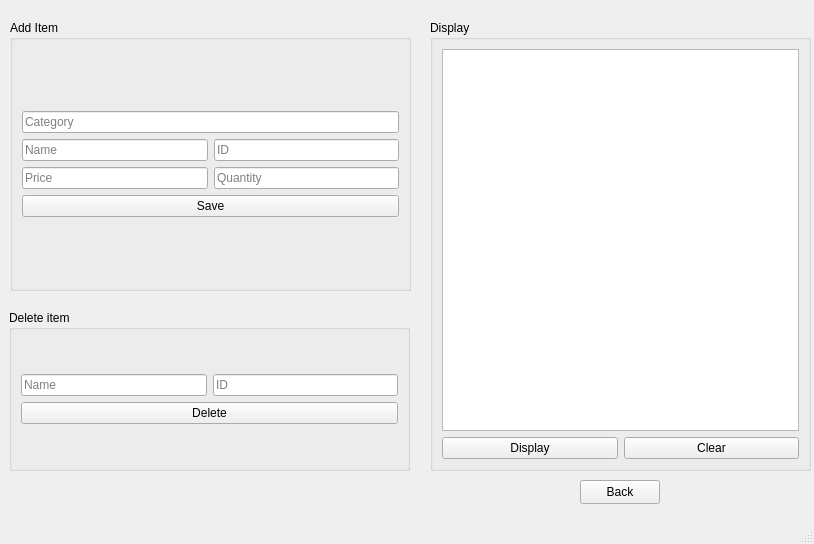
<?xml version="1.0" encoding="UTF-8"?>
<ui version="4.0">
 <class>MainWindow</class>
 <widget class="QMainWindow" name="MainWindow">
  <property name="geometry">
   <rect>
    <x>0</x>
    <y>0</y>
    <width>814</width>
    <height>544</height>
   </rect>
  </property>
  <property name="sizePolicy">
   <sizepolicy hsizetype="Fixed" vsizetype="Fixed">
    <horstretch>0</horstretch>
    <verstretch>0</verstretch>
   </sizepolicy>
  </property>
  <property name="maximumSize">
   <size>
    <width>1600000</width>
    <height>1600000</height>
   </size>
  </property>
  <property name="windowTitle">
   <string>MainWindow</string>
  </property>
  <widget class="QWidget" name="centralwidget">
   <property name="sizePolicy">
    <sizepolicy hsizetype="MinimumExpanding" vsizetype="MinimumExpanding">
     <horstretch>0</horstretch>
     <verstretch>0</verstretch>
    </sizepolicy>
   </property>
   <widget class="QStackedWidget" name="stackedWidget">
    <property name="geometry">
     <rect>
      <x>10</x>
      <y>10</y>
      <width>801</width>
      <height>521</height>
     </rect>
    </property>
    <property name="currentIndex">
     <number>1</number>
    </property>
    <widget class="QWidget" name="Login">
     <property name="sizePolicy">
      <sizepolicy hsizetype="Fixed" vsizetype="Preferred">
       <horstretch>0</horstretch>
       <verstretch>0</verstretch>
      </sizepolicy>
     </property>
     <layout class="QGridLayout" name="gridLayout_3">
      <item row="0" column="0">
       <widget class="QGroupBox" name="groupBox">
        <property name="enabled">
         <bool>true</bool>
        </property>
        <property name="title">
         <string>Login</string>
        </property>
        <layout class="QGridLayout" name="gridLayout_4">
         <item row="0" column="0">
          <widget class="QLabel" name="label">
           <property name="text">
            <string/>
           </property>
           <property name="pixmap">
            <pixmap resource="MyResources.qrc">:/Downloads/supermarket-groceries-in-the-basket.png</pixmap>
           </property>
           <property name="scaledContents">
            <bool>true</bool>
           </property>
          </widget>
         </item>
         <item row="1" column="0">
          <widget class="QSplitter" name="splitter_2">
           <property name="orientation">
            <enum>Qt::Vertical</enum>
           </property>
           <widget class="QWidget" name="layoutWidget">
            <layout class="QHBoxLayout" name="horizontalLayout">
             <item>
              <widget class="QLineEdit" name="LE_username">
               <property name="placeholderText">
                <string>User Name</string>
               </property>
              </widget>
             </item>
             <item>
              <widget class="QLineEdit" name="LE_password">
               <property name="placeholderText">
                <string>Password</string>
               </property>
              </widget>
             </item>
            </layout>
           </widget>
           <widget class="QSplitter" name="splitter">
            <property name="orientation">
             <enum>Qt::Horizontal</enum>
            </property>
            <widget class="QPushButton" name="pb_login">
             <property name="text">
              <string>Login</string>
             </property>
            </widget>
            <widget class="QPushButton" name="pb_signup">
             <property name="text">
              <string>Sign up</string>
             </property>
            </widget>
           </widget>
          </widget>
         </item>
        </layout>
       </widget>
      </item>
     </layout>
    </widget>
    <widget class="QWidget" name="Admin">
     <widget class="QGroupBox" name="groupBox_4">
      <property name="geometry">
       <rect>
        <x>0</x>
        <y>10</y>
        <width>401</width>
        <height>271</height>
       </rect>
      </property>
      <property name="title">
       <string>Add Item</string>
      </property>
      <layout class="QGridLayout" name="gridLayout_8">
       <item row="0" column="0">
        <layout class="QVBoxLayout" name="verticalLayout_3">
         <item>
          <widget class="QLineEdit" name="LE_cat">
           <property name="placeholderText">
            <string>Category</string>
           </property>
          </widget>
         </item>
         <item>
          <layout class="QHBoxLayout" name="horizontalLayout_4">
           <item>
            <widget class="QLineEdit" name="LE_name">
             <property name="placeholderText">
              <string>Name</string>
             </property>
            </widget>
           </item>
           <item>
            <widget class="QLineEdit" name="LE_id">
             <property name="placeholderText">
              <string>ID</string>
             </property>
            </widget>
           </item>
          </layout>
         </item>
         <item>
          <layout class="QHBoxLayout" name="horizontalLayout_5">
           <item>
            <widget class="QLineEdit" name="LE_price">
             <property name="placeholderText">
              <string>Price</string>
             </property>
            </widget>
           </item>
           <item>
            <widget class="QLineEdit" name="LE_quantity">
             <property name="placeholderText">
              <string>Quantity</string>
             </property>
            </widget>
           </item>
          </layout>
         </item>
         <item>
          <widget class="QPushButton" name="pb_save_item">
           <property name="text">
            <string>Save</string>
           </property>
          </widget>
         </item>
        </layout>
       </item>
      </layout>
     </widget>
     <widget class="QGroupBox" name="groupBox_5">
      <property name="geometry">
       <rect>
        <x>-1</x>
        <y>300</y>
        <width>401</width>
        <height>161</height>
       </rect>
      </property>
      <property name="title">
       <string>Delete item</string>
      </property>
      <layout class="QGridLayout" name="gridLayout_9">
       <item row="0" column="0">
        <layout class="QVBoxLayout" name="verticalLayout_4">
         <item>
          <layout class="QHBoxLayout" name="horizontalLayout_6">
           <item>
            <widget class="QLineEdit" name="LE_nameD">
             <property name="placeholderText">
              <string>Name</string>
             </property>
            </widget>
           </item>
           <item>
            <widget class="QLineEdit" name="LE_idD">
             <property name="placeholderText">
              <string>ID</string>
             </property>
            </widget>
           </item>
          </layout>
         </item>
         <item>
          <widget class="QPushButton" name="pb_delete">
           <property name="text">
            <string>Delete</string>
           </property>
          </widget>
         </item>
        </layout>
       </item>
      </layout>
     </widget>
     <widget class="QGroupBox" name="groupBox_6">
      <property name="geometry">
       <rect>
        <x>420</x>
        <y>10</y>
        <width>381</width>
        <height>451</height>
       </rect>
      </property>
      <property name="title">
       <string>Display</string>
      </property>
      <layout class="QGridLayout" name="gridLayout_10">
       <item row="0" column="0">
        <layout class="QVBoxLayout" name="verticalLayout_5">
         <item>
          <widget class="QTableWidget" name="table_admin"/>
         </item>
         <item>
          <layout class="QHBoxLayout" name="horizontalLayout_7">
           <item>
            <widget class="QPushButton" name="pb_display">
             <property name="text">
              <string>Display</string>
             </property>
            </widget>
           </item>
           <item>
            <widget class="QPushButton" name="pb_clear">
             <property name="text">
              <string>Clear</string>
             </property>
            </widget>
           </item>
          </layout>
         </item>
        </layout>
       </item>
      </layout>
     </widget>
     <widget class="QPushButton" name="pb_back_3">
      <property name="geometry">
       <rect>
        <x>570</x>
        <y>470</y>
        <width>80</width>
        <height>24</height>
       </rect>
      </property>
      <property name="text">
       <string>Back</string>
      </property>
     </widget>
    </widget>
    <widget class="QWidget" name="User">
     <layout class="QGridLayout" name="gridLayout">
      <item row="0" column="0">
       <widget class="QSplitter" name="splitter_3">
        <property name="orientation">
         <enum>Qt::Vertical</enum>
        </property>
        <widget class="QTabWidget" name="tabWidge">
         <property name="enabled">
          <bool>true</bool>
         </property>
         <property name="tabPosition">
          <enum>QTabWidget::West</enum>
         </property>
         <property name="currentIndex">
          <number>0</number>
         </property>
         <widget class="QWidget" name="tab">
          <attribute name="title">
           <string>Fruits</string>
          </attribute>
          <widget class="QSplitter" name="splitter_4">
           <property name="geometry">
            <rect>
             <x>10</x>
             <y>0</y>
             <width>741</width>
             <height>441</height>
            </rect>
           </property>
           <property name="orientation">
            <enum>Qt::Horizontal</enum>
           </property>
           <widget class="QGroupBox" name="groupBox_2">
            <property name="title">
             <string>Products</string>
            </property>
            <layout class="QGridLayout" name="gridLayout_2">
             <item row="0" column="0">
              <widget class="QTableWidget" name="table_fruits"/>
             </item>
            </layout>
           </widget>
           <widget class="QGroupBox" name="groupBox_10">
            <property name="title">
             <string>Cart</string>
            </property>
            <layout class="QGridLayout" name="gridLayout_5">
             <item row="0" column="0">
              <widget class="QTableWidget" name="tableCart1"/>
             </item>
            </layout>
           </widget>
          </widget>
         </widget>
         <widget class="QWidget" name="tab_2">
          <attribute name="title">
           <string>Vegitables</string>
          </attribute>
          <widget class="QSplitter" name="splitter_6">
           <property name="geometry">
            <rect>
             <x>10</x>
             <y>0</y>
             <width>741</width>
             <height>441</height>
            </rect>
           </property>
           <property name="orientation">
            <enum>Qt::Horizontal</enum>
           </property>
           <widget class="QGroupBox" name="groupBox_14">
            <property name="title">
             <string>Products</string>
            </property>
            <layout class="QGridLayout" name="gridLayout_16">
             <item row="0" column="0">
              <widget class="QTableWidget" name="table_Vegi"/>
             </item>
            </layout>
           </widget>
           <widget class="QGroupBox" name="groupBox_15">
            <property name="title">
             <string>Cart</string>
            </property>
            <layout class="QGridLayout" name="gridLayout_17">
             <item row="0" column="0">
              <widget class="QTableWidget" name="table_Cart2"/>
             </item>
            </layout>
           </widget>
          </widget>
         </widget>
         <widget class="QWidget" name="tab_5">
          <attribute name="title">
           <string>Canned Foods</string>
          </attribute>
          <widget class="QSplitter" name="splitter_7">
           <property name="geometry">
            <rect>
             <x>10</x>
             <y>0</y>
             <width>741</width>
             <height>441</height>
            </rect>
           </property>
           <property name="orientation">
            <enum>Qt::Horizontal</enum>
           </property>
           <widget class="QGroupBox" name="groupBox_16">
            <property name="title">
             <string>Products</string>
            </property>
            <layout class="QGridLayout" name="gridLayout_18">
             <item row="0" column="0">
              <widget class="QTableWidget" name="table_Canned"/>
             </item>
            </layout>
           </widget>
           <widget class="QGroupBox" name="groupBox_17">
            <property name="title">
             <string>Cart</string>
            </property>
            <layout class="QGridLayout" name="gridLayout_19">
             <item row="0" column="0">
              <widget class="QTableWidget" name="table_Cart3"/>
             </item>
            </layout>
           </widget>
          </widget>
         </widget>
         <widget class="QWidget" name="tab_6">
          <attribute name="title">
           <string>Daity</string>
          </attribute>
          <widget class="QSplitter" name="splitter_8">
           <property name="geometry">
            <rect>
             <x>10</x>
             <y>0</y>
             <width>741</width>
             <height>441</height>
            </rect>
           </property>
           <property name="orientation">
            <enum>Qt::Horizontal</enum>
           </property>
           <widget class="QGroupBox" name="groupBox_18">
            <property name="title">
             <string>Products</string>
            </property>
            <layout class="QGridLayout" name="gridLayout_20">
             <item row="0" column="0">
              <widget class="QTableWidget" name="table_Dairy"/>
             </item>
            </layout>
           </widget>
           <widget class="QGroupBox" name="groupBox_19">
            <property name="title">
             <string>Cart</string>
            </property>
            <layout class="QGridLayout" name="gridLayout_21">
             <item row="0" column="0">
              <widget class="QTableWidget" name="table_Cart4"/>
             </item>
            </layout>
           </widget>
          </widget>
         </widget>
         <widget class="QWidget" name="tab_7">
          <attribute name="title">
           <string>Cold Cuts</string>
          </attribute>
          <widget class="QSplitter" name="splitter_9">
           <property name="geometry">
            <rect>
             <x>10</x>
             <y>0</y>
             <width>741</width>
             <height>441</height>
            </rect>
           </property>
           <property name="orientation">
            <enum>Qt::Horizontal</enum>
           </property>
           <widget class="QGroupBox" name="groupBox_20">
            <property name="title">
             <string>Products</string>
            </property>
            <layout class="QGridLayout" name="gridLayout_22">
             <item row="0" column="0">
              <widget class="QTableWidget" name="table_Cold"/>
             </item>
            </layout>
           </widget>
           <widget class="QGroupBox" name="groupBox_21">
            <property name="title">
             <string>Cart</string>
            </property>
            <layout class="QGridLayout" name="gridLayout_23">
             <item row="0" column="0">
              <widget class="QTableWidget" name="table_Cart5"/>
             </item>
            </layout>
           </widget>
          </widget>
         </widget>
         <widget class="QWidget" name="tab_8">
          <attribute name="title">
           <string>Clothes</string>
          </attribute>
          <widget class="QSplitter" name="splitter_10">
           <property name="geometry">
            <rect>
             <x>10</x>
             <y>0</y>
             <width>741</width>
             <height>441</height>
            </rect>
           </property>
           <property name="orientation">
            <enum>Qt::Horizontal</enum>
           </property>
           <widget class="QGroupBox" name="groupBox_22">
            <property name="title">
             <string>Products</string>
            </property>
            <layout class="QGridLayout" name="gridLayout_24">
             <item row="0" column="0">
              <widget class="QTableWidget" name="table_Clothes"/>
             </item>
            </layout>
           </widget>
           <widget class="QGroupBox" name="groupBox_23">
            <property name="title">
             <string>Cart</string>
            </property>
            <layout class="QGridLayout" name="gridLayout_25">
             <item row="0" column="0">
              <widget class="QTableWidget" name="table_Cart6"/>
             </item>
            </layout>
           </widget>
          </widget>
         </widget>
         <widget class="QWidget" name="tab_9">
          <attribute name="title">
           <string>Snakes</string>
          </attribute>
          <widget class="QSplitter" name="splitter_11">
           <property name="geometry">
            <rect>
             <x>10</x>
             <y>0</y>
             <width>741</width>
             <height>441</height>
            </rect>
           </property>
           <property name="orientation">
            <enum>Qt::Horizontal</enum>
           </property>
           <widget class="QGroupBox" name="groupBox_24">
            <property name="title">
             <string>Products</string>
            </property>
            <layout class="QGridLayout" name="gridLayout_26">
             <item row="0" column="0">
              <widget class="QTableWidget" name="table_Snacks"/>
             </item>
            </layout>
           </widget>
           <widget class="QGroupBox" name="groupBox_25">
            <property name="title">
             <string>Cart</string>
            </property>
            <layout class="QGridLayout" name="gridLayout_27">
             <item row="0" column="0">
              <widget class="QTableWidget" name="table_Cart7"/>
             </item>
            </layout>
           </widget>
          </widget>
         </widget>
         <widget class="QWidget" name="tab_10">
          <attribute name="title">
           <string>Cleaning</string>
          </attribute>
          <widget class="QSplitter" name="splitter_5">
           <property name="geometry">
            <rect>
             <x>10</x>
             <y>0</y>
             <width>741</width>
             <height>441</height>
            </rect>
           </property>
           <property name="orientation">
            <enum>Qt::Horizontal</enum>
           </property>
           <widget class="QSplitter" name="splitter_12">
            <property name="orientation">
             <enum>Qt::Horizontal</enum>
            </property>
            <widget class="QGroupBox" name="groupBox_26">
             <property name="title">
              <string>Products</string>
             </property>
             <layout class="QGridLayout" name="gridLayout_28">
              <item row="0" column="0">
               <widget class="QTableWidget" name="table_Cleaning"/>
              </item>
             </layout>
            </widget>
            <widget class="QGroupBox" name="groupBox_27">
             <property name="title">
              <string>Cart</string>
             </property>
             <layout class="QGridLayout" name="gridLayout_29">
              <item row="0" column="0">
               <widget class="QTableWidget" name="table_Cart8"/>
              </item>
             </layout>
            </widget>
           </widget>
          </widget>
         </widget>
        </widget>
        <widget class="QWidget" name="layoutWidget">
         <layout class="QHBoxLayout" name="horizontalLayout_2">
          <item>
           <widget class="QPushButton" name="pb_back">
            <property name="text">
             <string>Back</string>
            </property>
           </widget>
          </item>
          <item>
           <widget class="QPushButton" name="pb_checkout">
            <property name="text">
             <string>Checkout</string>
            </property>
           </widget>
          </item>
         </layout>
        </widget>
       </widget>
      </item>
     </layout>
    </widget>
    <widget class="QWidget" name="Checkout">
     <widget class="QGroupBox" name="groupBox_11">
      <property name="geometry">
       <rect>
        <x>410</x>
        <y>10</y>
        <width>368</width>
        <height>441</height>
       </rect>
      </property>
      <property name="title">
       <string>Cart</string>
      </property>
      <layout class="QGridLayout" name="gridLayout_6">
       <item row="0" column="0">
        <widget class="QTableWidget" name="table_Cart9"/>
       </item>
      </layout>
     </widget>
     <widget class="QGroupBox" name="groupBox_3">
      <property name="geometry">
       <rect>
        <x>20</x>
        <y>10</y>
        <width>371</width>
        <height>281</height>
       </rect>
      </property>
      <property name="title">
       <string>Address</string>
      </property>
      <layout class="QGridLayout" name="gridLayout_7">
       <item row="0" column="0">
        <layout class="QVBoxLayout" name="verticalLayout_2">
         <item>
          <layout class="QVBoxLayout" name="verticalLayout">
           <item>
            <widget class="QLineEdit" name="LE_email">
             <property name="placeholderText">
              <string>Email</string>
             </property>
            </widget>
           </item>
           <item>
            <widget class="QLineEdit" name="LE_number">
             <property name="placeholderText">
              <string>Phone Number</string>
             </property>
            </widget>
           </item>
           <item>
            <widget class="QLineEdit" name="LE_city">
             <property name="placeholderText">
              <string>City</string>
             </property>
            </widget>
           </item>
           <item>
            <widget class="QLineEdit" name="LE_gov">
             <property name="placeholderText">
              <string>Governorate</string>
             </property>
            </widget>
           </item>
           <item>
            <widget class="QLineEdit" name="LE_dis">
             <property name="placeholderText">
              <string>District</string>
             </property>
            </widget>
           </item>
           <item>
            <widget class="QLineEdit" name="LE_building">
             <property name="placeholderText">
              <string>Building no.</string>
             </property>
            </widget>
           </item>
           <item>
            <widget class="QLineEdit" name="LE_apt">
             <property name="placeholderText">
              <string>Apt. number</string>
             </property>
            </widget>
           </item>
          </layout>
         </item>
         <item>
          <layout class="QHBoxLayout" name="horizontalLayout_3">
           <item>
            <widget class="QPushButton" name="pb_order">
             <property name="text">
              <string>Order</string>
             </property>
            </widget>
           </item>
           <item>
            <widget class="QPushButton" name="pb_back_2">
             <property name="text">
              <string>Back</string>
             </property>
            </widget>
           </item>
           <item>
            <widget class="QPushButton" name="pb_save">
             <property name="text">
              <string>Save Address</string>
             </property>
            </widget>
           </item>
           <item>
            <widget class="QPushButton" name="pb_load">
             <property name="text">
              <string>Load Address</string>
             </property>
            </widget>
           </item>
          </layout>
         </item>
        </layout>
       </item>
      </layout>
     </widget>
    </widget>
   </widget>
  </widget>
  <widget class="QStatusBar" name="statusbar"/>
  <action name="actionada">
   <property name="text">
    <string>ada</string>
   </property>
  </action>
 </widget>
 <resources>
  <include location="MyResources.qrc"/>
 </resources>
 <connections>
  <connection>
   <sender>pb_clear</sender>
   <signal>clicked()</signal>
   <receiver>table_admin</receiver>
   <slot>clear()</slot>
   <hints>
    <hint type="sourcelabel">
     <x>702</x>
     <y>442</y>
    </hint>
    <hint type="destinationlabel">
     <x>684</x>
     <y>423</y>
    </hint>
   </hints>
  </connection>
 </connections>
</ui>
